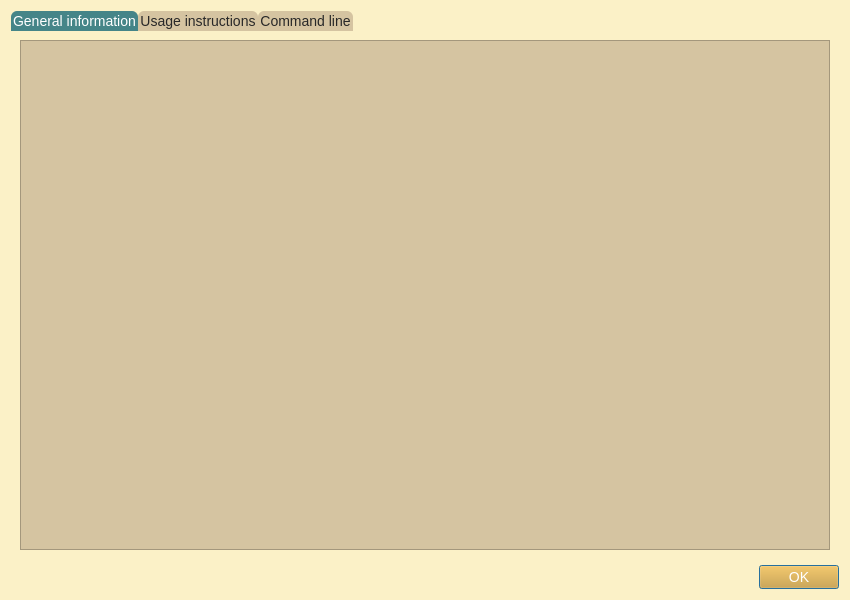
<?xml version="1.0" encoding="UTF-8"?>
<ui version="4.0">
 <class>NodeInfoDialog</class>
 <widget class="QDialog" name="NodeInfoDialog">
  <property name="geometry">
   <rect>
    <x>0</x>
    <y>0</y>
    <width>850</width>
    <height>600</height>
   </rect>
  </property>
  <property name="windowTitle">
   <string>Node information</string>
  </property>
  <property name="styleSheet">
   <string notr="true">QWidget{
	background-color: #fbf1c7;
}
QMenuBar::item{
	background-color: #fbf1c7;
}
QDockWidget::title{
	background: #d5c4a1;
	padding-left: 5px;
}
QDockWidget, QMenuBar{
    color: #282828;
    font: bold 14px;
}
QTextEdit, QPlainTextEdit, QLineEdit, QSpinBox, QComboBox {
  background-color: #d5c4a1;
  color: #282828;
}
QTextEdit#uiConsoleTextEdit {
  background-color: #fbf1c7;
  color: #282828;
  font: 13px;
}
QTabWidget {
	font: 14px;
	border-top: 2px;
}
QTabBar::tab {
    background: #d5c4a1;
    color: #282828;
    min-width: 8ex;
    padding: 2px;
	border-top-right-radius: 6px;
	border-top-left-radius: 6px;
}
QTabBar::tab:selected {
    background: #458588;
	color: #FFFFFF;
}
QGroupBox {
    color: #076678;
    font: 14px;
    padding: 15px;
    border-style: none;
}
QMainWindow::separator {
	background: #d5c4a1;
	width: 1px;
	height: 1px;
}
QComboBox {
	selection-background-color: #458588;
	selection-color: #FFFFFF;
}

QToolBar{
	background: #d5c4a1;
	border: 0px;
}
QPushButton {
	background-color: #d79921;
    color: #FFFFFF;
	font: 14px;
}
QToolButton {
	background-color: #d79921;
    color: #FFFFFF;
	font: 14px;
}
QTreeWidget, QListWidget {
	background-color: #fbf1c7;
	color: #282828;
    alternate-background-color: #d5c4a1; 
	font: 14px;
}
QTreeWidget#uiTreeWidget {
	background-color: #d5c4a1;
	color: #282828;
	font: bold 16px;
}
QTreeWidget::item:selected, QTreeWidget::item:hover, QMenu::item:selected,QToolButton::hover,QPushButton::hover,QTabBar::tab:hover {
	background-color: #458588;
	color: #FFFFFF;
}
QMenu {
	background-color: #fbf1c7;
    color: #282828;
}
QLabel {
	color: #282828;
	font: 14px;
}
QLabel#uiTitleLabel {
	color: #282828;
	font: bold 16px;
}

QAbstractScrollArea::corner {
    background: #fbf1c7;
}
QScrollBar::handle:horizontal {
    background: #d5c4a1;
    min-width: 20px;
}
QScrollBar::handle:vertical {
    background: #d5c4a1;
    min-width: 20px;
}
QScrollBar:vertical {
    width: 6px;
}
QScrollBar:horizontal {
    height: 6px;
}
QScrollBar::up-arrow:vertical, QScrollBar::down-arrow:vertical, QScrollBar::down-arrow:horizontal, QScrollBar::up-arrow:horizontal { 
	border: 0px;
    height: 0px; 
    width: 0px; 
}
         
QScrollBar::add-page:horizontal, QScrollBar::sub-page:horizontal, QScrollBar::add-page:vertical, QScrollBar::sub-page:vertical {
  background: none
}
QStatusBar {
	background-color: #d5c4a1;
	color: #282828;
}

QRadioButton, QCheckBox {
  color: #282828;
}
QRadioButton::disabled, QCheckBox::disabled {
  color: gray;
}


</string>
  </property>
  <layout class="QVBoxLayout" name="verticalLayout">
   <item>
    <widget class="QTabWidget" name="uiTabWidget">
     <property name="styleSheet">
      <string notr="true">QWidget{
	background-color: #fbf1c7;
}
QMenuBar::item{
	background-color: #fbf1c7;
}
QDockWidget::title{
	background: #d5c4a1;
	padding-left: 5px;
}
QDockWidget, QMenuBar{
    color: #282828;
    font: bold 14px;
}
QTextEdit, QPlainTextEdit, QLineEdit, QSpinBox, QComboBox {
  background-color: #d5c4a1;
  color: #282828;
}
QTextEdit#uiConsoleTextEdit {
  background-color: #fbf1c7;
  color: #282828;
  font: 13px;
}
QTabWidget {
	font: 14px;
	border-top: 2px;
}
QTabBar::tab {
    background: #d5c4a1;
    color: #282828;
    min-width: 8ex;
    padding: 2px;
	border-top-right-radius: 6px;
	border-top-left-radius: 6px;
}
QTabBar::tab:selected {
    background: #458588;
	color: #FFFFFF;
}
QGroupBox {
    color: #076678;
    font: 14px;
    padding: 15px;
    border-style: none;
}
QMainWindow::separator {
	background: #d5c4a1;
	width: 1px;
	height: 1px;
}
QComboBox {
	selection-background-color: #458588;
	selection-color: #FFFFFF;
}

QToolBar{
	background: #d5c4a1;
	border: 0px;
}
QPushButton {
	background-color: #d79921;
    color: #FFFFFF;
	font: 14px;
}
QToolButton {
	background-color: #d79921;
    color: #FFFFFF;
	font: 14px;
}
QTreeWidget, QListWidget {
	background-color: #fbf1c7;
	color: #282828;
    alternate-background-color: #d5c4a1; 
	font: 14px;
}
QTreeWidget#uiTreeWidget {
	background-color: #d5c4a1;
	color: #282828;
	font: bold 16px;
}
QTreeWidget::item:selected, QTreeWidget::item:hover, QMenu::item:selected,QToolButton::hover,QPushButton::hover,QTabBar::tab:hover {
	background-color: #458588;
	color: #FFFFFF;
}
QMenu {
	background-color: #fbf1c7;
    color: #282828;
}
QLabel {
	color: #282828;
	font: 14px;
}
QLabel#uiTitleLabel {
	color: #282828;
	font: bold 16px;
}

QAbstractScrollArea::corner {
    background: #fbf1c7;
}
QScrollBar::handle:horizontal {
    background: #d5c4a1;
    min-width: 20px;
}
QScrollBar::handle:vertical {
    background: #d5c4a1;
    min-width: 20px;
}
QScrollBar:vertical {
    width: 6px;
}
QScrollBar:horizontal {
    height: 6px;
}
QScrollBar::up-arrow:vertical, QScrollBar::down-arrow:vertical, QScrollBar::down-arrow:horizontal, QScrollBar::up-arrow:horizontal { 
	border: 0px;
    height: 0px; 
    width: 0px; 
}
         
QScrollBar::add-page:horizontal, QScrollBar::sub-page:horizontal, QScrollBar::add-page:vertical, QScrollBar::sub-page:vertical {
  background: none
}
QStatusBar {
	background-color: #d5c4a1;
	color: #282828;
}

QRadioButton, QCheckBox {
  color: #282828;
}
QRadioButton::disabled, QCheckBox::disabled {
  color: gray;
}


</string>
     </property>
     <property name="currentIndex">
      <number>0</number>
     </property>
     <widget class="QWidget" name="uiGeneralTab">
      <attribute name="title">
       <string>General information</string>
      </attribute>
      <layout class="QVBoxLayout" name="verticalLayout_2">
       <item>
        <widget class="QTextBrowser" name="uiGeneralTextBrowser"/>
       </item>
      </layout>
     </widget>
     <widget class="QWidget" name="uiUsageTab">
      <attribute name="title">
       <string>Usage instructions</string>
      </attribute>
      <layout class="QVBoxLayout" name="verticalLayout_3">
       <item>
        <widget class="QTextBrowser" name="uiUsageTextBrowser"/>
       </item>
      </layout>
     </widget>
     <widget class="QWidget" name="uiCommandLineTab">
      <attribute name="title">
       <string>Command line</string>
      </attribute>
      <layout class="QVBoxLayout" name="verticalLayout_4">
       <item>
        <widget class="QTextBrowser" name="uiCommandLineTextBrowser"/>
       </item>
      </layout>
     </widget>
    </widget>
   </item>
   <item>
    <widget class="QDialogButtonBox" name="buttonBox">
     <property name="orientation">
      <enum>Qt::Horizontal</enum>
     </property>
     <property name="standardButtons">
      <set>QDialogButtonBox::Ok</set>
     </property>
    </widget>
   </item>
  </layout>
 </widget>
 <resources>
  <include location="../../resources/resources.qrc"/>
 </resources>
 <connections>
  <connection>
   <sender>buttonBox</sender>
   <signal>accepted()</signal>
   <receiver>NodeInfoDialog</receiver>
   <slot>accept()</slot>
   <hints>
    <hint type="sourcelabel">
     <x>248</x>
     <y>254</y>
    </hint>
    <hint type="destinationlabel">
     <x>157</x>
     <y>274</y>
    </hint>
   </hints>
  </connection>
  <connection>
   <sender>buttonBox</sender>
   <signal>rejected()</signal>
   <receiver>NodeInfoDialog</receiver>
   <slot>reject()</slot>
   <hints>
    <hint type="sourcelabel">
     <x>316</x>
     <y>260</y>
    </hint>
    <hint type="destinationlabel">
     <x>286</x>
     <y>274</y>
    </hint>
   </hints>
  </connection>
 </connections>
</ui>
